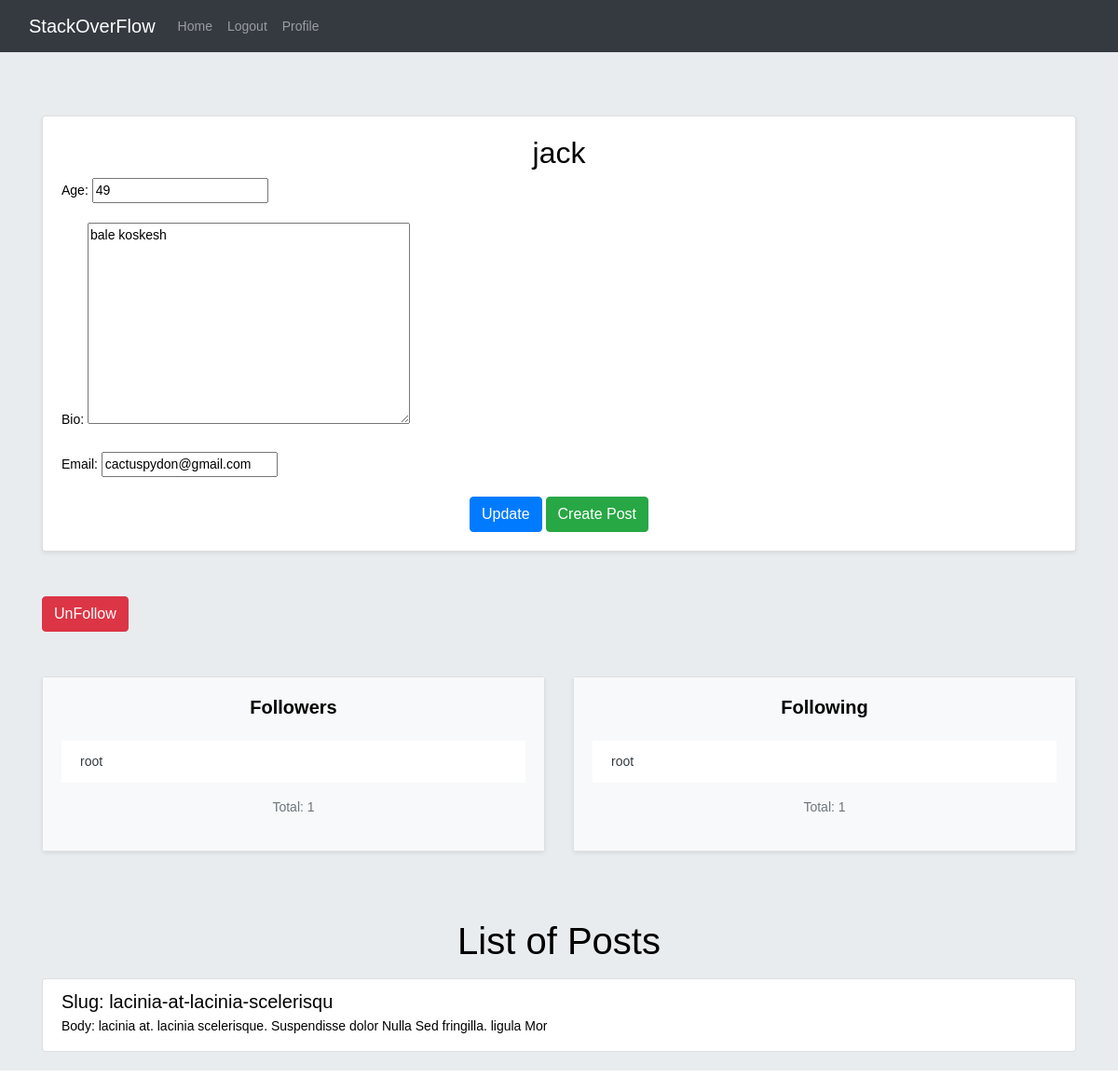
Page /accounts/profile/4/ (signed in) on the committed database.
### accounts/models.py (models this page shows, shortened)
class Profile(models.Model):
    user = models.OneToOneField(User, on_delete=models.CASCADE)
    age = models.PositiveIntegerField(default=0)
    bio = models.TextField(null=True, blank=True)

class Relation(models.Model):
    from_user = models.ForeignKey(User, on_delete=models.CASCADE, related_name='followers')
    to_user = models.ForeignKey(User, on_delete=models.CASCADE, related_name='following')
    created = models.DateTimeField(auto_now_add=True)

### home/models.py (models this page shows, shortened)
class Post(models.Model):
    user = models.ForeignKey(User, on_delete=models.CASCADE, related_name='posts')
    body = models.TextField()
    slug = models.SlugField(unique=True)
    created = models.DateTimeField(auto_now_add=True)
    updated = models.DateTimeField(auto_now=True)
    class Meta:
        ordering = ('-created',)

### accounts/views.py (the view, shortened to what this page needs)
# urls.py: path('profile/<int:pk>/', views.UserProfileView.as_view(), name='user-profile'),
class UserProfileView(LoginRequiredMixin, View):
    form_class = UserProfileForm
    template_name = 'accounts/profile.html'
    def get(self, request, pk):
        is_following = False
        user = get_object_or_404(User, pk=pk)
        form = self.form_class(instance=request.user, initial={
            'age': user.profile.age,
            'bio': user.profile.bio,
        })
        posts = user.posts.all()
        relation = Relation.objects.filter(from_user=request.user, to_user=user)
        if relation.exists():
            is_following = True
        return render(request, self.template_name, {
            'user': user,
            'form': form,
            'posts': posts,
            'is_following': is_following
        })

### accounts/forms.py
class UserProfileForm(forms.ModelForm):
    email = forms.EmailField(widget=forms.EmailInput())
    class Meta:
        model = Profile
        fields = ['age', 'bio', 'email']

### accounts/templates/accounts/profile.html (shortened to what this page needs)
{% extends '_base.html' %}
{% block content %}
    <div class="container mt-5">
        <div class="card shadow-sm">
            <div class="card-body">
                <h2 class="text-center">{{ user.username }}</h2>
                <form action="" method="post" novalidate>
                    {{ form.as_p }}
                    <div class="text-center mt-3">
                        <input type="submit" value="Update" class="btn btn-primary">
                        <a href="{% url 'home:post-create' %}" type="submit" class="btn btn-success">Create Post</a>
                    </div>
                </form>
            </div>
        </div>
        <div class="mt-5">
            {% if request.user.id != user.id and not is_following %}
                <a href="{% url 'accounts:user-follow' user.id %}" class="btn btn-dark">Follow</a>
            {% elif request.user.id != user.id and is_following %}
                <a href="{% url 'accounts:user-unfollow' user.id %}" class="btn btn-danger">UnFollow</a>
            {% endif %}
            <div class="mt-5">
                <div class="row justify-content-center">
                    <div class="col-md-6">
                        <div class="card shadow-sm mb-4">
                            <div class="card-body bg-light">
                                <h5 class="card-title text-center mb-4"><strong>Followers</strong></h5>
                                <ul class="list-group list-group-flush">
                                    {% if user.followers.count > 0 %}
                                        {% for follower in user.followers.all %}
                                            <li class="list-group-item"><a
                                                    href="{% url 'accounts:user-profile' user.profile.id %}"
                                                    class="text-dark">{{ follower.to_user }}</a></li>
                                        {% endfor %}
                                    {% else %}
                                        <li class="list-group-item text-center text-muted">No followers yet.</li>
                                    {% endif %}
                                </ul>
                                <p class="text-center mt-3 text-muted">Total: {{ user.followers.count }}</p>
                            </div>
                        </div>
                    </div>
                    <div class="col-md-6">
                        <div class="card shadow-sm mb-4">
                            <div class="card-body bg-light">
                                <h5 class="card-title text-center mb-4"><strong>Following</strong></h5>
                                <ul class="list-group list-group-flush">
                                    {% if user.following.count > 0 %}
                                        {% for following in user.following.all %}
                                            <li class="list-group-item"><a
                                                    href="{% url 'accounts:user-profile'  user.profile.id %}"
                                                    class="text-dark">{{ following.from_user }}</a></li>
                                        {% endfor %}
                                    {% else %}
                                        <li class="list-group-item text-center text-muted">Not following anyone yet.
                                        </li>
                                    {% endif %}
                                </ul>
                                <p class="text-center mt-3 text-muted">Total: {{ user.following.count }}</p>
                            </div>
                        </div>
                    </div>
                </div>
            </div>
        </div>
        <div class="mt-5">
            <h1 class="text-center">List of Posts</h1>
            {% if posts %}
                <div class="list-group mt-3">
                    {% for post in posts %}
                        <div class="list-group-item">
                            <h5 class="mb-1">Slug: {{ post.slug }}</h5>
                            <p class="mb-1">Body: {{ post.body }}</p>
                        </div>
                    {% endfor %}
                </div>
            {% else %}
                <p class="text-center">No posts available.</p>
            {% endif %}
        </div>
    </div>
{% endblock %}

### templates/_base.html (style rules this page uses)
body { font-family: Verdana, Geneva, Tahoma, sans-serif; font-size: 14px; color: black; }

### rows in the picture
Profile: bio "bale koskesh"
Relation: to_user "root"
Relation: from_user "root"
Post: slug "lacinia-at-lacinia-scelerisqu", body "lacinia at. lacinia scelerisque. Suspendisse dolor Nulla Sed fringilla. ligula Mor"

### other values in the picture
{{ user.username }} "jack"
{{ user.followers.count }} "1"
{{ user.following.count }} "1"
